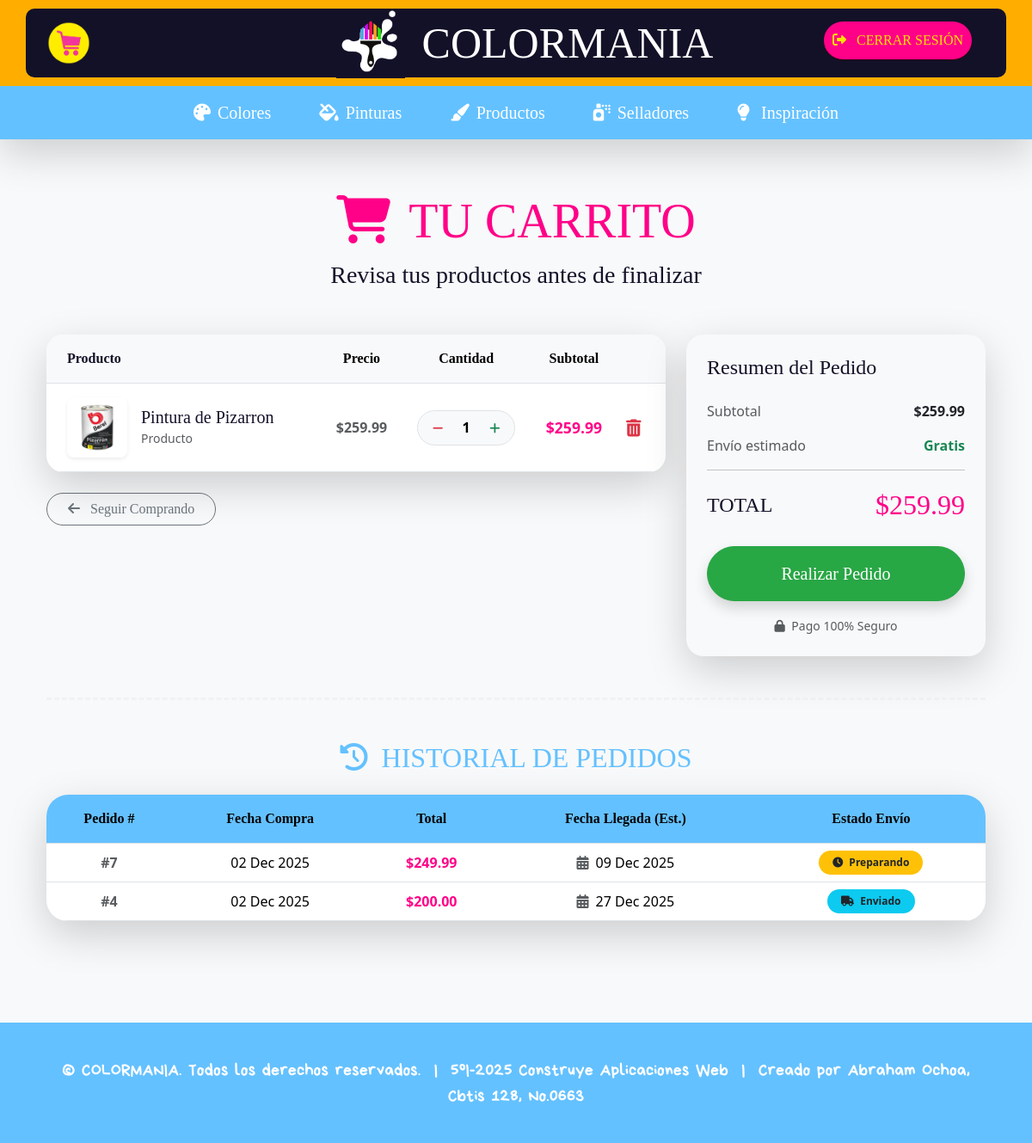
Page /mi-carrito/ (signed in) on the committed database.
### colormania/models.py (models this page shows, shortened)
class ItemCarrito(models.Model):
    carrito = models.ForeignKey(Carrito, on_delete=models.CASCADE, related_name='items')
    producto = models.ForeignKey(Producto, on_delete=models.SET_NULL, null=True, blank=True)
    sellador = models.ForeignKey(Sellador, on_delete=models.SET_NULL, null=True, blank=True)
    personalizado = models.ForeignKey(Personalizado, on_delete=models.SET_NULL, null=True, blank=True)
    cantidad = models.PositiveIntegerField(default=1, validators=[MinValueValidator(1)])
    @property
    def objeto_relacionado(self):
        if self.producto: return self.producto
        if self.sellador: return self.sellador
        if self.personalizado: return self.personalizado
        return None
    @property
    def precio_unitario(self):
        obj = self.objeto_relacionado
        return obj.precio if obj else Decimal(0)
    @property
    def subtotal(self):
        return self.precio_unitario * self.cantidad
    class Meta:
        verbose_name = "Item del Carrito"
        verbose_name_plural = "Items del Carrito"

class Producto(models.Model):
    nombre = models.CharField(max_length=100)
    foto_producto = models.ImageField(upload_to='img_productos/', blank=True, null=True)
    descripcion = models.CharField(max_length=250)
    precio = models.DecimalField(max_digits=20, decimal_places=2)
    stock = models.IntegerField()
    class Meta:
        verbose_name = "Producto"
        verbose_name_plural = "Productos"

class Carrito(models.Model):
    usuario = models.OneToOneField('Usuario', on_delete=models.CASCADE, related_name='carrito')
    creado_en = models.DateTimeField(auto_now_add=True)
    actualizado_en = models.DateTimeField(auto_now=True)
    @property
    def total(self):
        total = sum(item.subtotal for item in self.items.all())
        return total
    class Meta:
        verbose_name = "Carrito"
        verbose_name_plural = "Carritos"

class Pedido(models.Model):
    METODOS_PAGO = [
        ('TARJETA', 'Tarjeta'),
        ('MERCADO_PAGO', 'Mercado Pago'),
        ('OXXO', 'Oxxo'),
    ]
    usuario = models.ForeignKey('Usuario', on_delete=models.CASCADE, related_name='pedidos')
    metodo_pago = models.CharField(max_length=30, choices=METODOS_PAGO)
    total_compra = models.DecimalField(max_digits=20, decimal_places=2)
    fecha = models.DateTimeField(auto_now_add=True)
    numero_tarjeta = models.CharField(max_length=19, blank=True, null=True)
    clabe = models.CharField(max_length=18, blank=True, null=True)
    fecha_vencimiento = models.CharField(max_length=5, blank=True, null=True)
    fecha_llegada = models.DateField(null=True, blank=True)
    estado_envio = models.CharField(max_length=50, default="Pendiente")
    class Meta:
        verbose_name = "Pedido"
        verbose_name_plural = "Pedidos"
        ordering = ['-fecha']

### colormania/views.py (the view)
# urls.py: path('mi-carrito/', views.ver_carrito, name='ver_carrito'),
def ver_carrito(request):
    usuario = _get_usuario(request)
    if not usuario:
        messages.error(request, "Debes iniciar sesión para ver tu carrito.")
        return redirect('login_usuario')
    carrito, created = Carrito.objects.get_or_create(usuario=usuario)
    pedidos_anteriores = Pedido.objects.filter(usuario=usuario).order_by('-fecha')
    return render(request, 'colormania/user/ver_carrito.html', {
        'carrito': carrito,
        'pedidos': pedidos_anteriores  # <--- ¡ESTO FALTABA!
    })

### colormania/views.py (called while the page is built)
def _get_usuario(request):
    usuario_id = request.session.get('usuario_id')
    if not usuario_id: return None
    try:
        return Usuario.objects.get(id=usuario_id)
    except Usuario.DoesNotExist:
        return None

### colormania/templates/colormania/user/ver_carrito.html (shortened to what this page needs)
{% extends 'colormania/base.html' %}
{% load static %}
{% block content %}
<div class="container py-0 mt-0">
    <div class="text-center mb-5">
        <h1 class="bobby display-4" style="color: #ff0088;">
            <i class="fas fa-shopping-cart me-2"></i> TU CARRITO
        </h1>
        <p class="lead bobby fs-3" style="color: #131128;">
            Revisa tus productos antes de finalizar
        </p>
    </div>
    {% if carrito.items.all %}
    <div class="row">
        <div class="col-lg-8">
            <div class="card shadow-lg border-0" style="border-radius: 20px; overflow: hidden;">
                <div class="table-responsive">
                    <table class="table table-hover align-middle mb-0">
                        <thead class="bg-light">
                            <tr>
                                <th class="py-3 ps-4 bobby" style="color: #131128;">Producto</th>
                                <th class="py-3 bobby text-center">Precio</th>
                                <th class="py-3 bobby text-center">Cantidad</th>
                                <th class="py-3 bobby text-center">Subtotal</th>
                                <th class="py-3"></th>
                            </tr>
                        </thead>
                        <tbody>
                            {% for item in carrito.items.all %}
                            <tr>
                                <td class="ps-4 py-3">
                                    <div class="d-flex align-items-center">
                                        <div class="me-3 position-relative">
                                            {% if item.producto and item.producto.foto_producto %}
                                                <img src="{{ item.producto.foto_producto.url }}" class="rounded-3 shadow-sm" style="width: 70px; height: 70px; object-fit: cover;">
                                            {% elif item.sellador and item.sellador.foto_sellador %}
                                                <img src="{{ item.sellador.foto_sellador.url }}" class="rounded-3 shadow-sm" style="width: 70px; height: 70px; object-fit: cover;">
                                            {% else %}
                                                <div class="bg-light rounded-3 d-flex align-items-center justify-content-center text-muted" style="width: 70px; height: 70px;">
                                                    <i class="fas fa-image"></i>
                                                </div>
                                            {% endif %}
                                        </div>
                                        <div>
                                            {% if item.producto %}
                                                <h5 class="mb-0 bobby" style="color: #131128;">{{ item.producto.nombre }}</h5>
                                                <small class="text-muted">Producto</small>
                                            {% elif item.sellador %}
                                                <h5 class="mb-0 bobby" style="color: #131128;">{{ item.sellador.nombre }}</h5>
                                                <small class="text-muted">Sellador</small>
                                            {% elif item.personalizado %}
                                                <h5 class="mb-0 bobby" style="color: #131128;">{{ item.personalizado.pintura.nombre }}</h5>
                                                <small class="text-muted">Personalizado: {{ item.personalizado.color }}</small>
                                            {% endif %}
                                        </div>
                                    </div>
                                </td>
                                <td class="text-center fw-bold text-muted">${{ item.precio_unitario }}</td>
                                <td class="text-center">
                                    <div class="d-inline-flex align-items-center bg-light rounded-pill px-2 py-1 border">
                                        <a href="{% url 'actualizar_item' item.id 'restar' %}" class="btn btn-sm btn-link text-decoration-none text-danger fw-bold"><i class="fas fa-minus"></i></a>
                                        <span class="mx-2 fw-bold" style="min-width: 20px;">{{ item.cantidad }}</span>
                                        <a href="{% url 'actualizar_item' item.id 'sumar' %}" class="btn btn-sm btn-link text-decoration-none text-success fw-bold"><i class="fas fa-plus"></i></a>
                                    </div>
                                </td>
                                <td class="text-center fw-bold" style="color: #ff0088; font-size: 1.1rem;">${{ item.subtotal }}</td>
                                <td class="text-center pe-4">
                                    <a href="{% url 'actualizar_item' item.id 'eliminar' %}" class="text-danger transform-hover-icon" onclick="return confirm('¿Seguro que deseas eliminar este producto?');">
                                        <i class="fas fa-trash-alt fa-lg"></i>
                                    </a>
                                </td>
                            </tr>
                            {% endfor %}
                        </tbody>
                    </table>
                </div>
            </div>
            <div class="mt-4">
                <a href="{% url 'ver_productos' %}" class="btn btn-outline-secondary rounded-pill px-4 bobby">
                    <i class="fas fa-arrow-left me-2"></i> Seguir Comprando
                </a>
            </div>
        </div>
        <div class="col-lg-4 mt-4 mt-lg-0">
            <div class="card shadow-lg border-0" style="border-radius: 20px; background-color: #f8f9fa;">
                <div class="card-body p-4">
                    <h4 class="bobby mb-4" style="color: #131128;">Resumen del Pedido</h4>
                    <div class="d-flex justify-content-between mb-3">
                        <span class="text-muted">Subtotal</span>
                        <span class="fw-bold">${{ carrito.total }}</span>
                    </div>
                    <div class="d-flex justify-content-between mb-3">
                        <span class="text-muted">Envío estimado</span>
                        <span class="text-success fw-bold">Gratis</span>
                    </div>
                    <hr>
                    <div class="d-flex justify-content-between mb-4 align-items-center">
                        <span class="fs-4 bobby" style="color: #131128;">TOTAL</span>
                        <span class="fs-2 bobby" style="color: #ff0088;">${{ carrito.total }}</span>
                    </div>
                    <a href="{% url 'realizar_pedido' %}" class="btn btn-success w-100 btn-lg rounded-pill shadow bobby py-3 transform-hover">
                        Realizar Pedido
                    </a>
                    <div class="text-center mt-3">
                        <small class="text-muted"><i class="fas fa-lock me-1"></i> Pago 100% Seguro</small>
                    </div>
                </div>
            </div>
        </div>
    </div>
    {% endif %}
    <hr class="my-5" style="border-top: 3px dashed #e0e0e0;">
    <div class="mt-5 mb-5">
        <h2 class="bobby text-center mb-4" style="color: #64c1ff;">
            <i class="fas fa-history me-2"></i> HISTORIAL DE PEDIDOS
        </h2>
        {% if pedidos %}
        <div class="card shadow-lg border-0" style="border-radius: 25px; overflow: hidden;">
            <div class="table-responsive">
                <table class="table table-hover align-middle mb-0 text-center">
                    <thead class="text-white" style="background: #64c1ff;">
                        <tr>
                            <th class="py-3 bobby">Pedido #</th>
                            <th class="py-3 bobby">Fecha Compra</th>
                            <th class="py-3 bobby">Total</th>
                            <th class="py-3 bobby">Fecha Llegada (Est.)</th>
                            <th class="py-3 bobby">Estado Envío</th>
                        </tr>
                    </thead>
                    <tbody>
                        {% for p in pedidos %}
                        <tr>
                            <td class="fw-bold text-muted">#{{ p.id }}</td>
                            <td>{{ p.fecha|date:"d M Y" }}</td>
                            <td class="fw-bold" style="color: #ff0088;">${{ p.total_compra }}</td>
                            <td>
                                {% if p.fecha_llegada %}
                                    <i class="fas fa-calendar-alt text-muted me-1"></i> {{ p.fecha_llegada|date:"d M Y" }}
                                {% else %}
                                    <span class="text-muted">—</span>
                                {% endif %}
                            </td>
                            <td>
                                {% if "Entregado" in p.estado_envio %}
                                    <span class="badge bg-success rounded-pill px-3 py-2">
                                        <i class="fas fa-check-circle me-1"></i> Entregado
                                    </span>
                                {% elif "Cancelado" in p.estado_envio %}
                                    <span class="badge bg-danger rounded-pill px-3 py-2">Cancelado</span>
                                {% elif "Enviado" in p.estado_envio %}
                                    <span class="badge bg-info text-dark rounded-pill px-3 py-2">
                                        <i class="fas fa-truck me-1"></i> Enviado
                                    </span>
                                {% else %}
                                    <span class="badge bg-warning text-dark rounded-pill px-3 py-2">
                                        <i class="fas fa-clock me-1"></i> {{ p.estado_envio }}
                                    </span>
                                {% endif %}
                            </td>
                        </tr>
                        {% endfor %}
                    </tbody>
                </table>
            </div>
        </div>
        {% else %}
            <div class="text-center p-4 bg-light rounded-4 shadow-sm">
                <p class="text-muted bobby fs-5 mb-0">Aún no has realizado ningún pedido.</p>
            </div>
        {% endif %}
    </div>
</div>
{% endblock %}

### colormania/templates/colormania/user/ver_carrito.html (style rules this page uses)
.table > :not(caption) > * > * { background-color: transparent; border-bottom-width: 1px; }

### rows in the picture
ItemCarrito: producto.foto_producto (picture), producto.nombre "Pintura de Pizarron", precio_unitario "259.99", cantidad "1", subtotal "259.99"
Carrito: total "259.99"
Pedido: id "7", fecha "02 Dec 2025", total_compra "249.99", fecha_llegada "09 Dec 2025", estado_envio "Preparando"
Pedido: id "4", fecha "02 Dec 2025", total_compra "200.00", fecha_llegada "27 Dec 2025", estado_envio "Enviado" (drawn)
